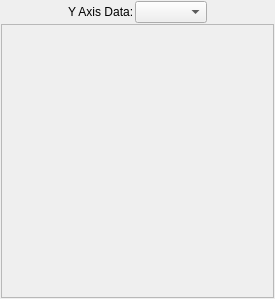
<?xml version="1.0" encoding="UTF-8"?>
<ui version="4.0">
 <class>DisplayTab</class>
 <widget class="QWidget" name="DisplayTab">
  <property name="geometry">
   <rect>
    <x>0</x>
    <y>0</y>
    <width>275</width>
    <height>299</height>
   </rect>
  </property>
  <property name="maximumSize">
   <size>
    <width>275</width>
    <height>16777215</height>
   </size>
  </property>
  <property name="windowTitle">
   <string>PlotMS Display Tab</string>
  </property>
  <layout class="QVBoxLayout" name="verticalLayout">
   <property name="spacing">
    <number>1</number>
   </property>
   <property name="margin">
    <number>1</number>
   </property>
   <item>
    <layout class="QHBoxLayout" name="horizontalLayout">
     <item>
      <spacer name="horizontalSpacer">
       <property name="orientation">
        <enum>Qt::Horizontal</enum>
       </property>
       <property name="sizeHint" stdset="0">
        <size>
         <width>40</width>
         <height>20</height>
        </size>
       </property>
      </spacer>
     </item>
     <item>
      <widget class="QLabel" name="axisDataLabel">
       <property name="text">
        <string>Y Axis Data:</string>
       </property>
      </widget>
     </item>
     <item>
      <widget class="QComboBox" name="yDataCombo">
       <property name="toolTip">
        <string>Set the display properties for the selected y-axis data.</string>
       </property>
      </widget>
     </item>
     <item>
      <spacer name="horizontalSpacer_2">
       <property name="orientation">
        <enum>Qt::Horizontal</enum>
       </property>
       <property name="sizeHint" stdset="0">
        <size>
         <width>40</width>
         <height>20</height>
        </size>
       </property>
      </spacer>
     </item>
    </layout>
   </item>
   <item>
    <widget class="QFrame" name="symbolFrame">
     <property name="sizePolicy">
      <sizepolicy hsizetype="Preferred" vsizetype="Expanding">
       <horstretch>0</horstretch>
       <verstretch>0</verstretch>
      </sizepolicy>
     </property>
     <property name="frameShape">
      <enum>QFrame::StyledPanel</enum>
     </property>
     <property name="frameShadow">
      <enum>QFrame::Raised</enum>
     </property>
    </widget>
   </item>
  </layout>
 </widget>
 <resources/>
 <connections/>
</ui>
